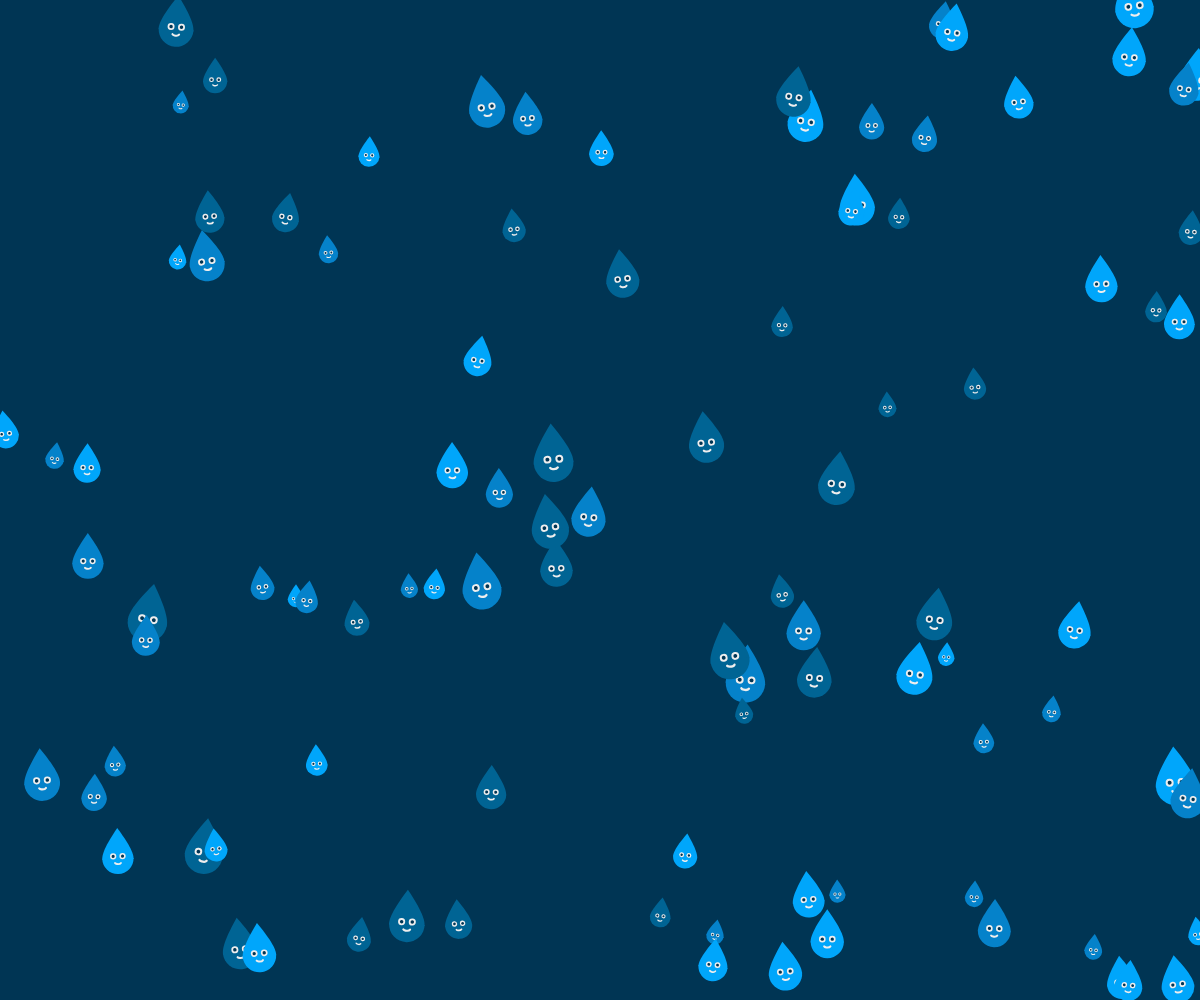
Frame 1 (no input)
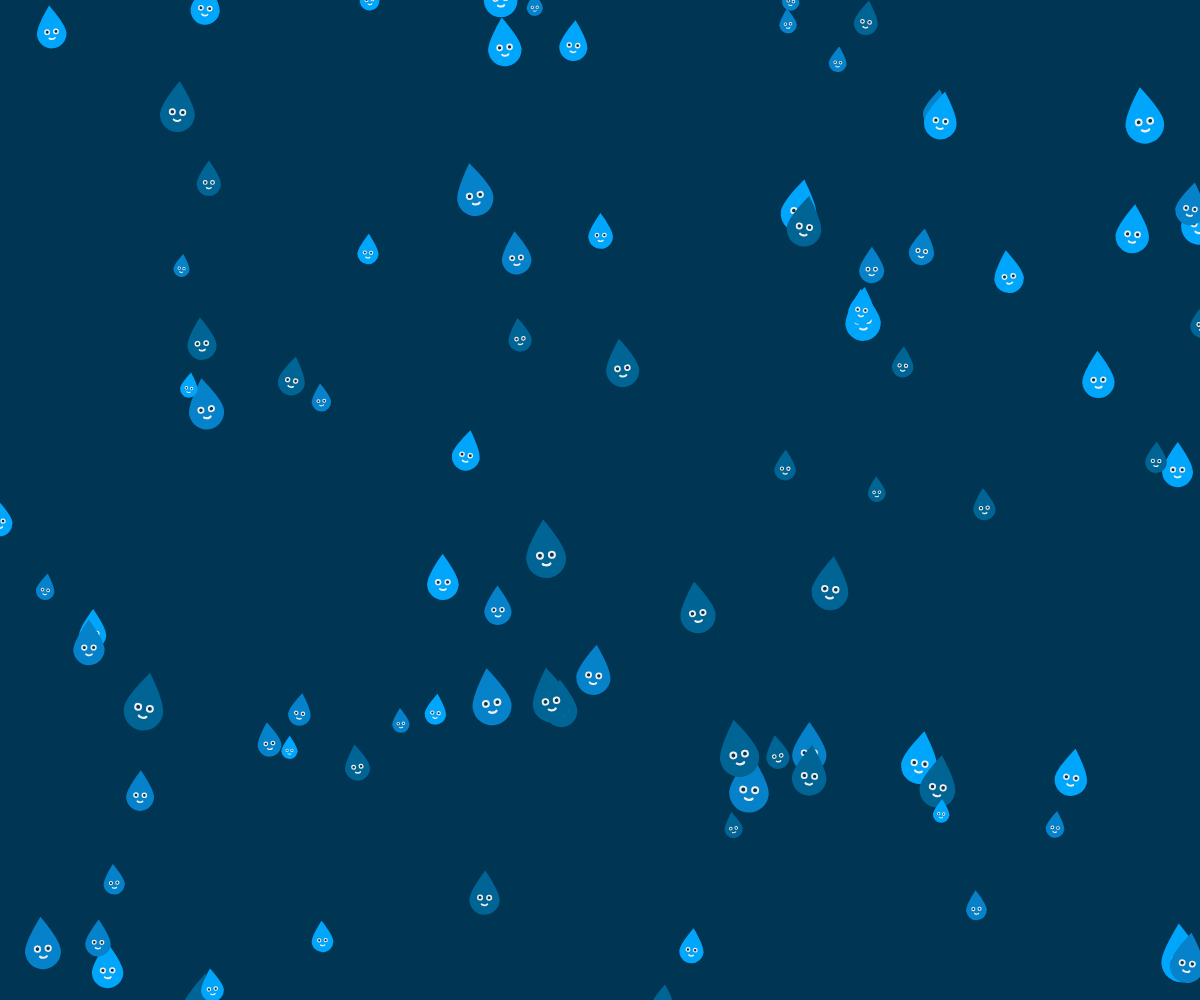
Frame 60 (no input)
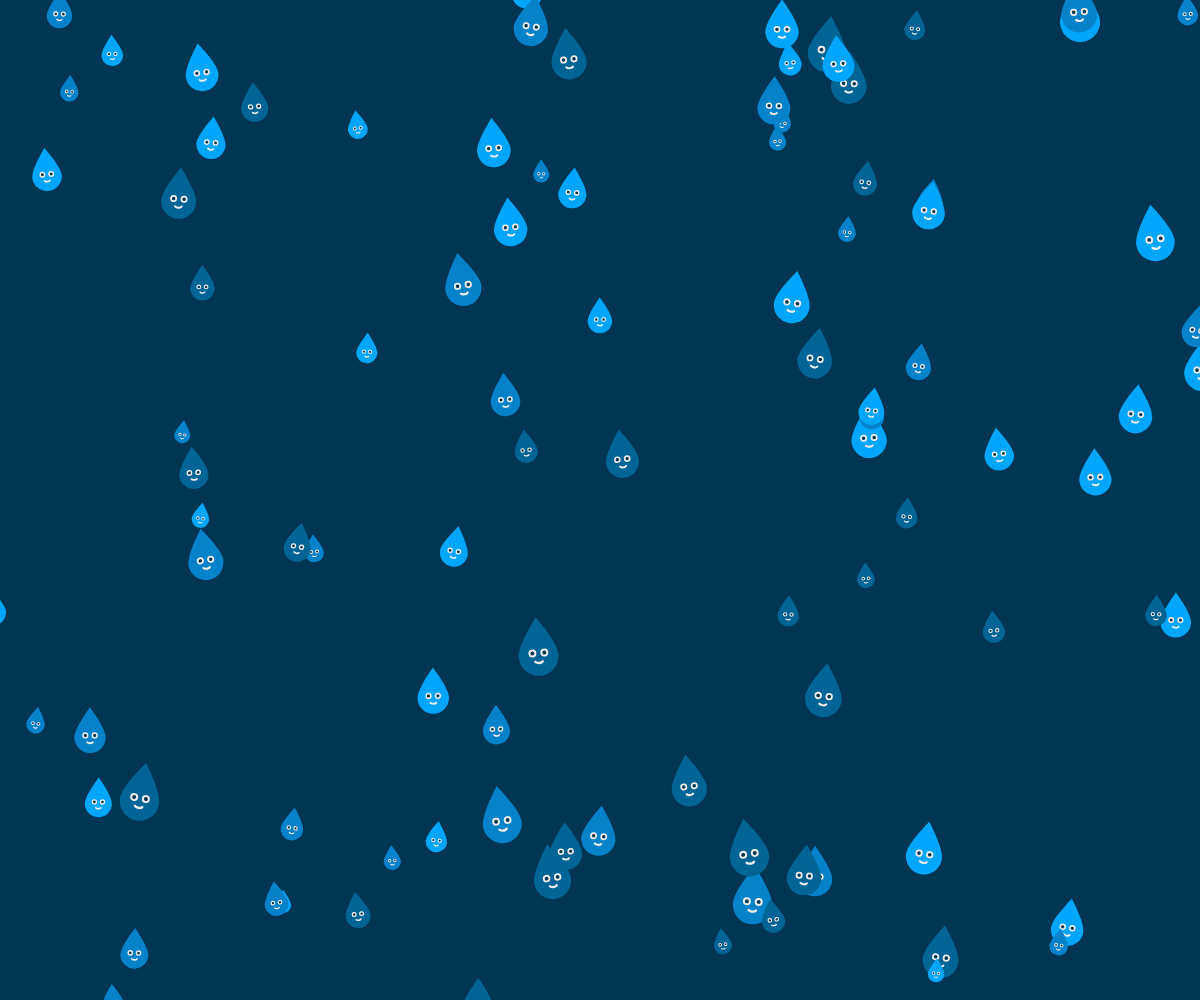
Frame 120 (the mouse pressed at the canvas centre since frame 60)

The p5.js sketch that drew these frames (run headless with seeded random() and noise() and a simulated clock; from frame 60 on, the mouse is pressed at the canvas centre):

// p5.js sketch
// ── sketch.js
"use strict"

const COLORS = ["#00A6FB", "#0582CA", "#006494"];
const WHITE  = "#EEEEEE";
const BLACK  = "#003554";

const rds = [];

function setup(){
	createCanvas(windowWidth, windowHeight);
	angleMode(DEGREES); imageMode(CENTER);
	textAlign(CENTER, BOTTOM); textSize(10);
	frameRate(32);

	const max = floor(width / 30);
	for(let i=0; i<100; i++){
		const x   = random(width);
		const y   = random(height);
		const vX  = random(-0.2, 0.2);
		const vY  = random(1.4, 3.0);
		const len = max*random(0.4, 1.0);
		const rot = random(-10, 10);
		const rd  = new RainDrop(x, y, vX, vY, len, rot);
		rds.push(rd);
	}
}

function draw(){
	background(BLACK);
	noFill();
	noStroke();

	stroke(WHITE); strokeWeight(1);
	for(let rd of rds) rd.update();
}

class RainDrop{

	constructor(x, y, vX, vY, len, rot){
		this._x   = x;
		this._y   = y;
		this._vX  = vX;
		this._vY  = vY;
		this._len = len;
		this._rot = rot;
		this._color = getColor(COLORS);
	}

	update(){
		this._x += this._vX;
		this._y += this._vY;
		if(height+this._len*2 < this._y){
			this._x = random(width);
			this._y = -this._len;
		}
		this.draw();
	}

	draw(){
		const len = this._len;
		const h   = len;
		const l   = -len / 2;
		const r   = len / 2;
		fill(this._color); noStroke();
		push();
		translate(this._x, this._y);
		rotate(this._rot);
		beginShape();
		vertex(l, 0);
		bezierVertex(l, -h/10, l, -h*0.3, 0, -h);
		bezierVertex(r, -h*0.3, r, -h/10, r, 0);
		endShape(CLOSE);
		arc(0, -1, len, len, 0, 180);
		fill(WHITE); noStroke();
		circle(-len*0.15, -len*0.1, len*0.2);
		circle(+len*0.15, -len*0.1, len*0.2);
		fill(BLACK);
		circle(-len*0.15, -len*0.1, len*0.1);
		circle(+len*0.15, -len*0.1, len*0.1);
		noFill(); stroke(WHITE); strokeWeight(len*0.06);
		arc(0, len*0.1, len*0.2, len*0.1, 10, 170);
		pop();
	}
}

function getColor(colors){
	return colors[floor(random()*colors.length)];
}

function getColorList(colors){
	const list = Array.from(colors);
	for(let i=list.length-1; 0<=i; i--){
		const rdm = floor(random(i));
		const tmp = list[rdm];
		list[rdm] = list[i];
		list[i] = tmp;
	}
	return list;
}
